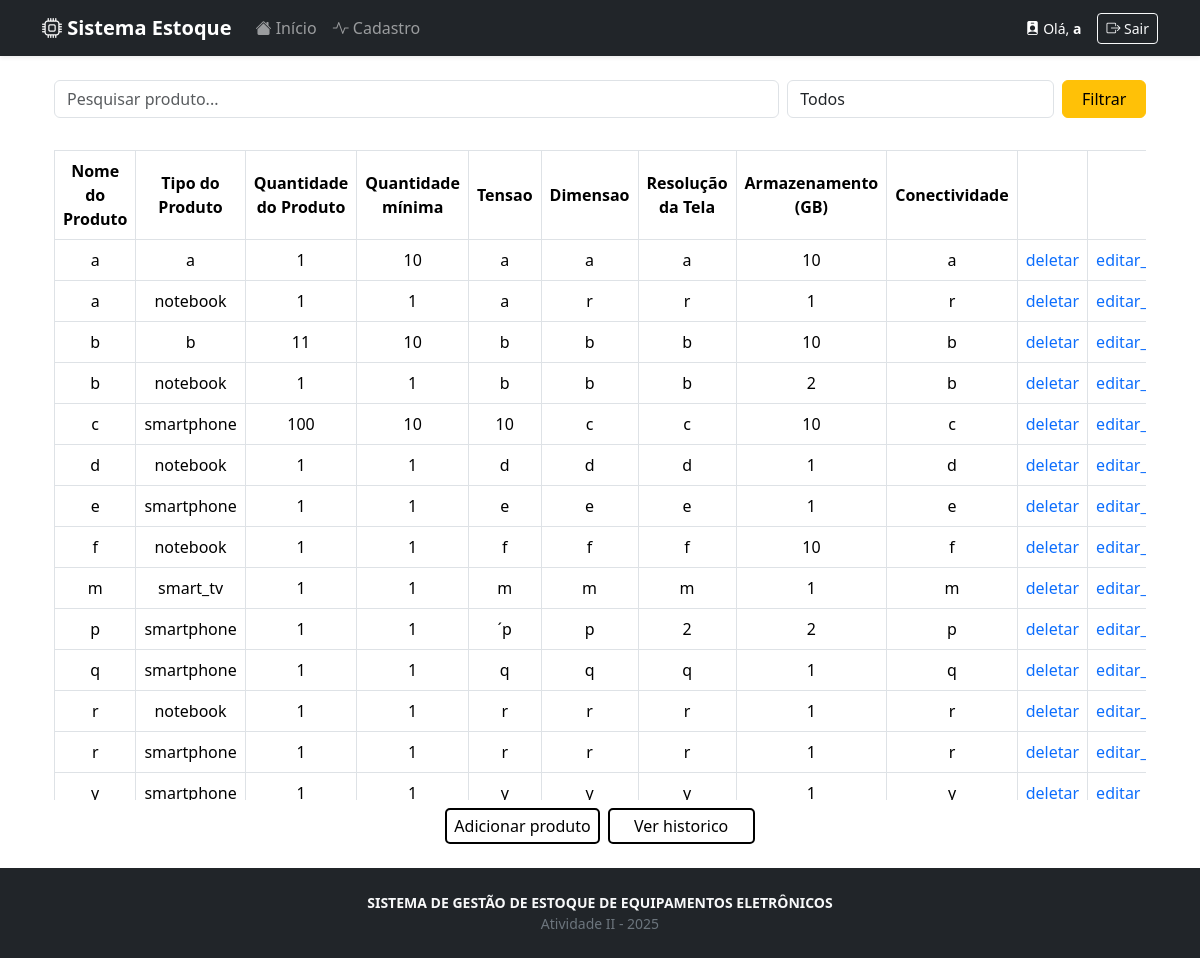
/estoque/produtos/ (signed in), run on the app's committed database.
### estoque/models.py (models this page shows)
class Estoque(models.Model):
    nome_produto = models.CharField(max_length=50)
    qtd_minima = models.IntegerField()
    qtd_produto = models.IntegerField()
    ESCOLHA_TIPO_PRODUTO = [
        ('smartphone', 'Celular'),
        ('notebook', 'Notebook'),
        ('smart_tv', 'Smart TV')
    ]
    tipo_produto = models.CharField(max_length=20, choices=ESCOLHA_TIPO_PRODUTO)
    tensao = models.CharField(max_length=10)
    dimensao = models.CharField(max_length=15)
    resolucao_tela = models.CharField(max_length=15)
    armazenamento_gb = models.IntegerField()
    conectividade = models.CharField(max_length=20)

### estoque/views.py (the view)
# urls.py: path('produtos/', listar_filtrar, name='produtos_estoque'),
@login_required(login_url='/login')
def listar_filtrar(request):
    busca = request.GET.get('q')
    tipo = request.GET.get('tipo')
    produtos = Estoque.objects.all()
    if busca:
        produtos = produtos.filter(nome_produto__icontains=busca)
    if tipo:
        produtos = produtos.filter(tipo_produto=tipo)
    produtos = produtos.order_by('nome_produto')
    return render(request, 'estoque/produtos.html', {
        "usuario": request.user,
        "produtos": produtos,
    })

### estoque/templates/estoque/produtos.html (shortened to what this page needs)
{% extends "base.html" %}
{% block content %}
    <div class="container d-flex flex-column align-center">
        <form method="get" class="mb-3">
            <div class="row g-2">
                <div class="col-md-8">
                    <input type="text" name="q" class="form-control" placeholder="Pesquisar produto...">
                </div>
                <div class="col-md-3">
                    <select name="tipo" class="form-control">
                        <option value="">Todos</option>
                    </select>
                </div>
                <div class="col-md-1">
                    <button class="btn btn-warning w-100">Filtrar</button>
                </div>
            </div>
        </form>
        <div class="table-responsive mt-3">
            <table class="table table-bordered text-center">
                <thead>
                    <th>Nome do Produto</th>
                    <th>Tipo do Produto</th>
                    <th>Quantidade do Produto</th>
                    <th>Quantidade mínima</th>
                    <th>Tensao</th>
                    <th>Dimensao</th>
                    <th>Resolução da Tela</th>
                    <th>Armazenamento (GB)</th>
                    <th>Conectividade</th>
                    <th></th>
                    <th></th>
                </thead>
                <tbody>
                    {% for produto in produtos %}
                        <tr>
                            <td>{{ produto.nome_produto }}</td>
                            <td>{{produto.tipo_produto }}</td>
                            <td>{{ produto.qtd_produto }}</td>
                            <td>{{ produto.qtd_minima }}</td>
                            <td>{{ produto.tensao }}</td>
                            <td>{{ produto.dimensao }}</td>
                            <td>{{ produto.resolucao_tela }}</td>
                            <td>{{ produto.armazenamento_gb }}</td>
                            <td>{{ produto.conectividade }}</td>
                            <td><a href="{% url 'deletar_produto' produto.pk %}">deletar</a></td>
                            <td><a href="{% url 'editar_produto' produto.pk %}">editar_qtd</a></td>
                        </tr>
                    {% endfor %}
                </tbody>
            </table>
        </div>
        <div class="d-flex justify-content-center gap-2 mt-2">
            <a class='button' href="{% url 'adicionar_produto' %}">Adicionar produto</a>
            <a class="button" href="{% url 'historico' %}">Ver historico</a>
        </div>
    </div>
{% endblock content %}

### templates/base.html (shortened to what this page needs)
{% load static %}
<!DOCTYPE html>
<html lang="pt-br">
<head>
    <link href="https://cdn.jsdelivr.net/npm/bootstrap@5.3.8/dist/css/bootstrap.min.css" rel="stylesheet">
    <link rel="stylesheet" href="https://cdn.jsdelivr.net/npm/bootstrap-icons@1.11.3/font/bootstrap-icons.min.css">
    <link rel="stylesheet" href="{% static 'css/style.css' %}">
</head>
<body class="d-flex flex-column min-vh-100">
<nav class="navbar navbar-expand-lg navbar-dark bg-dark shadow-sm sticky-top">
    <div class="container">
        <a class="navbar-brand fw-bold" href="{% url 'login' %}">
            <i class="bi bi-cpu"></i> Sistema Estoque
        </a>
        <div class="collapse navbar-collapse" id="sbNavbar">
            <ul class="navbar-nav me-auto">
                <li class="nav-item"><a class="nav-link" href="{% url 'login' %}"><i class="bi bi-house-fill"></i> Início</a></li>
                {% if user.is_authenticated %}
                    <li class="nav-item"><a class="nav-link" href="{% url 'cadastro' %}"><i class="bi bi-activity"></i> Cadastro</a></li>
                {% endif %}
            </ul>
            <ul class="navbar-nav ms-auto align-items-center">
                {% if user.is_authenticated %}
                    <li class="nav-item me-3 text-white small d-none d-lg-block">
                        <i class="bi bi-person-badge-fill"></i> Olá, <strong>{{ request.user.username }}</strong>
                    </li>
                    <li class="nav-item">
                        <a class="btn btn-outline-light btn-sm" href="/logout"><i class="bi bi-box-arrow-right"></i> Sair</a>
                    </li>
                {% else %}
                    <li class="nav-item"><a class="nav-link" href="{% url 'login' %}">Entrar</a></li>
                    <li class="nav-item ms-2 mt-2 mt-lg-0"><a class="btn btn-warning btn-sm" href="{% url 'cadastro' %}"><i class="bi bi-person-plus"></i> Criar conta</a></li>
                {% endif %}
            </ul>
        </div>
    </div>
</nav>
<main class="container py-4 flex-grow-1">
    {% block content %}{% endblock %}
</main>
<footer class="bg-dark text-light py-4 mt-auto">
    <div class="container text-center small">
        <strong>SISTEMA DE GESTÃO DE ESTOQUE DE EQUIPAMENTOS ELETRÔNICOS</strong><br>
        <span class="text-secondary">Atividade II - 2025</span>
    </div>
</footer>
</body>
</html>

### static/css/style.css (style rules this page uses)
* { margin: 0; padding: 0; box-sizing: border-box; }

### estoque/templates/estoque/produtos.html (style rules this page uses)
.table-responsive { max-height: 650px; overflow-y: auto; }
th, td { vertical-align: middle; }
a { text-decoration: none; }
.button { border: 2px solid #000; padding: 4px 7px; border-radius: 5px; min-width: 147px; text-align: center; color: #000; align-self: center; transition: 0.2s; }

### data on the page
Estoque: nome_produto "a", tipo_produto "a", qtd_produto "1", qtd_minima "10", tensao "a", dimensao "a", resolucao_tela "a", armazenamento_gb "10", conectividade "a"
Estoque: nome_produto "a", tipo_produto "notebook", qtd_produto "1", qtd_minima "1", tensao "a", dimensao "r", resolucao_tela "r", armazenamento_gb "1", conectividade "r"
Estoque: nome_produto "b", tipo_produto "b", qtd_produto "11", qtd_minima "10", tensao "b", dimensao "b", resolucao_tela "b", armazenamento_gb "10", conectividade "b"
Estoque: nome_produto "b", tipo_produto "notebook", qtd_produto "1", qtd_minima "1", tensao "b", dimensao "b", resolucao_tela "b", armazenamento_gb "2", conectividade "b"
Estoque: nome_produto "c", tipo_produto "smartphone", qtd_produto "100", qtd_minima "10", tensao "10", dimensao "c", resolucao_tela "c", armazenamento_gb "10", conectividade "c"
Estoque: nome_produto "d", tipo_produto "notebook", qtd_produto "1", qtd_minima "1", tensao "d", dimensao "d", resolucao_tela "d", armazenamento_gb "1", conectividade "d"
Estoque: nome_produto "e", tipo_produto "smartphone", qtd_produto "1", qtd_minima "1", tensao "e", dimensao "e", resolucao_tela "e", armazenamento_gb "1", conectividade "e"
Estoque: nome_produto "f", tipo_produto "notebook", qtd_produto "1", qtd_minima "1", tensao "f", dimensao "f", resolucao_tela "f", armazenamento_gb "10", conectividade "f"
Estoque: nome_produto "m", tipo_produto "smart_tv", qtd_produto "1", qtd_minima "1", tensao "m", dimensao "m", resolucao_tela "m", armazenamento_gb "1", conectividade "m"
Estoque: nome_produto "p", tipo_produto "smartphone", qtd_produto "1", qtd_minima "1", tensao "´p", dimensao "p", resolucao_tela "2", armazenamento_gb "2", conectividade "p"
Estoque: nome_produto "q", tipo_produto "smartphone", qtd_produto "1", qtd_minima "1", tensao "q", dimensao "q", resolucao_tela "q", armazenamento_gb "1", conectividade "q"
Estoque: nome_produto "r", tipo_produto "notebook", qtd_produto "1", qtd_minima "1", tensao "r", dimensao "r", resolucao_tela "r", armazenamento_gb "1", conectividade "r"
Estoque: nome_produto "r", tipo_produto "smartphone", qtd_produto "1", qtd_minima "1", tensao "r", dimensao "r", resolucao_tela "r", armazenamento_gb "1", conectividade "r"
Estoque: nome_produto "y", tipo_produto "smartphone", qtd_produto "1", qtd_minima "1", tensao "y", dimensao "y", resolucao_tela "y", armazenamento_gb "1", conectividade "y"

### other printed values
{{ request.user.username }} "a"
